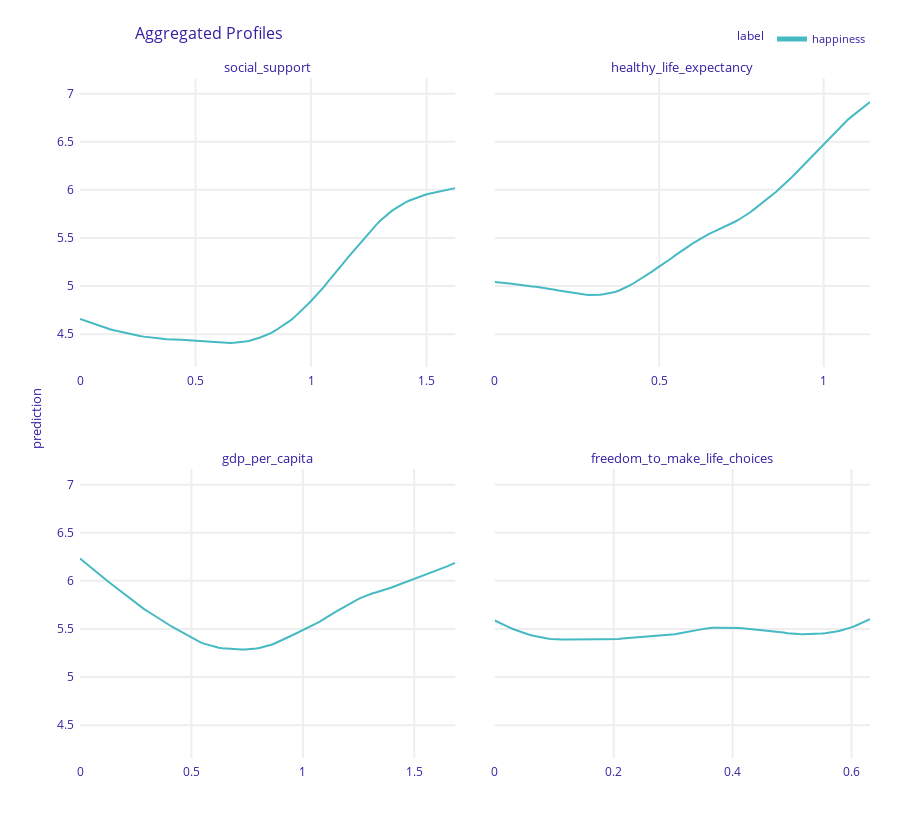

Notebook code cell kept with this figure:
### Code cell
explainer.model_profile().plot(variables=['social_support', 'healthy_life_expectancy',
                                          'gdp_per_capita', 'freedom_to_make_life_choices'])

### Figure 1 — Plotly figure (JSON) as saved in the notebook; plotly's stock layout.template omitted (floating-point values rounded to 4 significant figures; data arrays with more than 128 entries replaced by an {"elided": "..."} marker saying what was removed)
{"data": [{"customdata": {"elided": "101x3 mixed values"}, "hovertemplate": "<b>%{hovertext}</b><br><br>prediction=%{y:.3f}<br>mean_prediction=%{customdata[0]:.3f}<extra></extra>", "hovertext": ["happiness", "happiness", "happiness", "happiness", "happiness", "happiness", "happiness", "happiness", "happiness", "happiness", "happiness", "happiness", "happiness", "happiness", "happiness", "happiness", "happiness", "happiness", "happiness", "happiness", "happiness", "happiness", "happiness", "happiness", "happiness", "happiness", "happiness", "happiness", "happiness", "happiness", "happiness", "happiness", "happiness", "happiness", "happiness", "happiness", "happiness", "happiness", "happiness", "happiness", "happiness", "happiness", "happiness", "happiness", "happiness", "happiness", "happiness", "happiness", "happiness", "happiness", "happiness", "happiness", "happiness", "happiness", "happiness", "happiness", "happiness", "happiness", "happiness", "happiness", "happiness", "happiness", "happiness", "happiness", "happiness", "happiness", "happiness", "happiness", "happiness", "happiness", "happiness", "happiness", "happiness", "happiness", "happiness", "happiness", "happiness", "happiness", "happiness", "happiness", "happiness", "happiness", "happiness", "happiness", "happiness", "happiness", "happiness", "happiness", "happiness", "happiness", "happiness", "happiness", "happiness", "happiness", "happiness", "happiness", "happiness", "happiness", "happiness", "happiness", "happiness"], "legendgroup": "happiness", "line": {"color": "#46bac2", "dash": "solid", "width": 2}, "marker": {"symbol": "circle"}, "mode": "lines", "name": "happiness", "opacity": 1, "orientation": "v", "showlegend": true, "type": "scatter", "x": [0, 0.01624, 0.03248, 0.04872, 0.06496, 0.0812, 0.09744, 0.1137, 0.1299, 0.1462, 0.1624, 0.1786, 0.1949, 0.2111, 0.2274, 0.2436, 0.2598, 0.2761, 0.2923, 0.3086, 0.3248, 0.341, 0.3573, 0.3735, 0.3898, 0.406, 0.4222, 0.4385, 0.4547, 0.471, 0.4872, 0.5034, 0.5197, 0.5359, 0.5522, 0.5684, 0.5846, 0.6009, 0.6171, 0.6334, 0.6496, 0.6658, 0.6821, 0.6983, 0.7146, 0.7308, 0.747, 0.7633, 0.7795, 0.7958, 0.812, 0.8282, 0.8445, 0.8607, 0.877, 0.8932, 0.9094, 0.9257, 0.9419, 0.9582, 0.9744, 0.9906, 1.007, 1.023, 1.039, 1.056, 1.072, 1.088, 1.104, 1.121, 1.137, 1.153, 1.169, 1.186, 1.202, 1.218, 1.234, 1.25, 1.267, 1.283, 1.299, 1.315, 1.332, 1.348, 1.364, 1.38, 1.397, 1.413, 1.429, 1.445, 1.462, 1.478, 1.494, 1.51, 1.527, 1.543, 1.559, 1.575, 1.592, 1.608, 1.624], "xaxis": "x3", "y": [4.657, 4.643, 4.63, 4.616, 4.602, 4.588, 4.574, 4.562, 4.551, 4.541, 4.532, 4.522, 4.513, 4.504, 4.496, 4.489, 4.481, 4.474, 4.468, 4.463, 4.459, 4.455, 4.451, 4.447, 4.444, 4.443, 4.442, 4.441, 4.439, 4.436, 4.433, 4.427, 4.424, 4.42, 4.418, 4.416, 4.414, 4.411, 4.409, 4.409, 4.409, 4.411, 4.414, 4.417, 4.423, 4.43, 4.44, 4.451, 4.466, 4.481, 4.496, 4.514, 4.536, 4.559, 4.584, 4.611, 4.64, 4.672, 4.707, 4.742, 4.781, 4.821, 4.862, 4.903, 4.946, 4.991, 5.04, 5.089, 5.138, 5.185, 5.23, 5.277, 5.324, 5.37, 5.417, 5.464, 5.509, 5.552, 5.596, 5.639, 5.679, 5.716, 5.747, 5.778, 5.805, 5.831, 5.855, 5.875, 5.892, 5.908, 5.924, 5.938, 5.949, 5.959, 5.967, 5.975, 5.983, 5.991, 5.999, 6.008, 6.018], "yaxis": "y3"}, {"customdata": {"elided": "101x3 mixed values"}, "hovertemplate": "<b>%{hovertext}</b><br><br>prediction=%{y:.3f}<br>mean_prediction=%{customdata[0]:.3f}<extra></extra>", "hovertext": ["happiness", "happiness", "happiness", "happiness", "happiness", "happiness", "happiness", "happiness", "happiness", "happiness", "happiness", "happiness", "happiness", "happiness", "happiness", "happiness", "happiness", "happiness", "happiness", "happiness", "happiness", "happiness", "happiness", "happiness", "happiness", "happiness", "happiness", "happiness", "happiness", "happiness", "happiness", "happiness", "happiness", "happiness", "happiness", "happiness", "happiness", "happiness", "happiness", "happiness", "happiness", "happiness", "happiness", "happiness", "happiness", "happiness", "happiness", "happiness", "happiness", "happiness", "happiness", "happiness", "happiness", "happiness", "happiness", "happiness", "happiness", "happiness", "happiness", "happiness", "happiness", "happiness", "happiness", "happiness", "happiness", "happiness", "happiness", "happiness", "happiness", "happiness", "happiness", "happiness", "happiness", "happiness", "happiness", "happiness", "happiness", "happiness", "happiness", "happiness", "happiness", "happiness", "happiness", "happiness", "happiness", "happiness", "happiness", "happiness", "happiness", "happiness", "happiness", "happiness", "happiness", "happiness", "happiness", "happiness", "happiness", "happiness", "happiness", "happiness", "happiness"], "legendgroup": "happiness", "line": {"color": "#46bac2", "dash": "solid", "width": 2}, "marker": {"symbol": "circle"}, "mode": "lines", "name": "happiness", "opacity": 1, "orientation": "v", "showlegend": false, "type": "scatter", "x": [0, 0.01141, 0.02282, 0.03423, 0.04564, 0.05705, 0.06846, 0.07987, 0.09128, 0.1027, 0.1141, 0.1255, 0.1369, 0.1483, 0.1597, 0.1711, 0.1826, 0.194, 0.2054, 0.2168, 0.2282, 0.2396, 0.251, 0.2624, 0.2738, 0.2853, 0.2967, 0.3081, 0.3195, 0.3309, 0.3423, 0.3537, 0.3651, 0.3765, 0.3879, 0.3993, 0.4108, 0.4222, 0.4336, 0.445, 0.4564, 0.4678, 0.4792, 0.4906, 0.502, 0.5134, 0.5249, 0.5363, 0.5477, 0.5591, 0.5705, 0.5819, 0.5933, 0.6047, 0.6161, 0.6276, 0.639, 0.6504, 0.6618, 0.6732, 0.6846, 0.696, 0.7074, 0.7188, 0.7302, 0.7417, 0.7531, 0.7645, 0.7759, 0.7873, 0.7987, 0.8101, 0.8215, 0.8329, 0.8443, 0.8558, 0.8672, 0.8786, 0.89, 0.9014, 0.9128, 0.9242, 0.9356, 0.947, 0.9584, 0.9698, 0.9813, 0.9927, 1.004, 1.015, 1.027, 1.038, 1.05, 1.061, 1.073, 1.084, 1.095, 1.107, 1.118, 1.13, 1.141], "xaxis": "x4", "y": [5.043, 5.041, 5.038, 5.033, 5.027, 5.021, 5.015, 5.01, 5.005, 5.0, 4.995, 4.992, 4.987, 4.981, 4.974, 4.968, 4.962, 4.954, 4.947, 4.941, 4.935, 4.928, 4.922, 4.917, 4.912, 4.908, 4.906, 4.906, 4.909, 4.914, 4.92, 4.927, 4.937, 4.951, 4.968, 4.985, 5.006, 5.029, 5.053, 5.077, 5.101, 5.126, 5.153, 5.181, 5.206, 5.232, 5.258, 5.286, 5.316, 5.345, 5.371, 5.397, 5.422, 5.449, 5.474, 5.497, 5.518, 5.539, 5.558, 5.576, 5.592, 5.608, 5.627, 5.648, 5.668, 5.689, 5.712, 5.737, 5.764, 5.794, 5.825, 5.854, 5.884, 5.914, 5.946, 5.981, 6.016, 6.05, 6.086, 6.125, 6.165, 6.205, 6.246, 6.286, 6.328, 6.37, 6.412, 6.451, 6.489, 6.528, 6.57, 6.61, 6.65, 6.689, 6.725, 6.758, 6.788, 6.818, 6.848, 6.88, 6.912], "yaxis": "y4"}, {"customdata": {"elided": "101x3 mixed values"}, "hovertemplate": "<b>%{hovertext}</b><br><br>prediction=%{y:.3f}<br>mean_prediction=%{customdata[0]:.3f}<extra></extra>", "hovertext": ["happiness", "happiness", "happiness", "happiness", "happiness", "happiness", "happiness", "happiness", "happiness", "happiness", "happiness", "happiness", "happiness", "happiness", "happiness", "happiness", "happiness", "happiness", "happiness", "happiness", "happiness", "happiness", "happiness", "happiness", "happiness", "happiness", "happiness", "happiness", "happiness", "happiness", "happiness", "happiness", "happiness", "happiness", "happiness", "happiness", "happiness", "happiness", "happiness", "happiness", "happiness", "happiness", "happiness", "happiness", "happiness", "happiness", "happiness", "happiness", "happiness", "happiness", "happiness", "happiness", "happiness", "happiness", "happiness", "happiness", "happiness", "happiness", "happiness", "happiness", "happiness", "happiness", "happiness", "happiness", "happiness", "happiness", "happiness", "happiness", "happiness", "happiness", "happiness", "happiness", "happiness", "happiness", "happiness", "happiness", "happiness", "happiness", "happiness", "happiness", "happiness", "happiness", "happiness", "happiness", "happiness", "happiness", "happiness", "happiness", "happiness", "happiness", "happiness", "happiness", "happiness", "happiness", "happiness", "happiness", "happiness", "happiness", "happiness", "happiness", "happiness"], "legendgroup": "happiness", "line": {"color": "#46bac2", "dash": "solid", "width": 2}, "marker": {"symbol": "circle"}, "mode": "lines", "name": "happiness", "opacity": 1, "orientation": "v", "showlegend": false, "type": "scatter", "x": [0, 0.01684, 0.03368, 0.05052, 0.06736, 0.0842, 0.101, 0.1179, 0.1347, 0.1516, 0.1684, 0.1852, 0.2021, 0.2189, 0.2358, 0.2526, 0.2694, 0.2863, 0.3031, 0.32, 0.3368, 0.3536, 0.3705, 0.3873, 0.4042, 0.421, 0.4378, 0.4547, 0.4715, 0.4884, 0.5052, 0.522, 0.5389, 0.5557, 0.5726, 0.5894, 0.6062, 0.6231, 0.6399, 0.6568, 0.6736, 0.6904, 0.7073, 0.7241, 0.741, 0.7578, 0.7746, 0.7915, 0.8083, 0.8252, 0.842, 0.8588, 0.8757, 0.8925, 0.9094, 0.9262, 0.943, 0.9599, 0.9767, 0.9936, 1.01, 1.027, 1.044, 1.061, 1.078, 1.095, 1.111, 1.128, 1.145, 1.162, 1.179, 1.196, 1.212, 1.229, 1.246, 1.263, 1.28, 1.297, 1.314, 1.33, 1.347, 1.364, 1.381, 1.398, 1.415, 1.431, 1.448, 1.465, 1.482, 1.499, 1.516, 1.532, 1.549, 1.566, 1.583, 1.6, 1.617, 1.633, 1.65, 1.667, 1.684], "xaxis": "x", "y": [6.232, 6.199, 6.166, 6.133, 6.102, 6.07, 6.039, 6.008, 5.978, 5.947, 5.917, 5.887, 5.857, 5.825, 5.793, 5.763, 5.734, 5.709, 5.684, 5.658, 5.631, 5.607, 5.582, 5.558, 5.536, 5.514, 5.492, 5.47, 5.447, 5.422, 5.399, 5.378, 5.362, 5.347, 5.335, 5.323, 5.313, 5.304, 5.299, 5.295, 5.292, 5.287, 5.286, 5.286, 5.287, 5.289, 5.292, 5.296, 5.304, 5.314, 5.323, 5.336, 5.351, 5.368, 5.384, 5.403, 5.424, 5.442, 5.461, 5.478, 5.494, 5.513, 5.535, 5.558, 5.579, 5.601, 5.626, 5.652, 5.675, 5.698, 5.722, 5.743, 5.765, 5.787, 5.807, 5.826, 5.843, 5.858, 5.871, 5.881, 5.892, 5.904, 5.917, 5.931, 5.946, 5.959, 5.973, 5.986, 5.999, 6.013, 6.027, 6.043, 6.059, 6.073, 6.088, 6.104, 6.121, 6.137, 6.153, 6.17, 6.187], "yaxis": "y"}, {"customdata": {"elided": "101x3 mixed values"}, "hovertemplate": "<b>%{hovertext}</b><br><br>prediction=%{y:.3f}<br>mean_prediction=%{customdata[0]:.3f}<extra></extra>", "hovertext": ["happiness", "happiness", "happiness", "happiness", "happiness", "happiness", "happiness", "happiness", "happiness", "happiness", "happiness", "happiness", "happiness", "happiness", "happiness", "happiness", "happiness", "happiness", "happiness", "happiness", "happiness", "happiness", "happiness", "happiness", "happiness", "happiness", "happiness", "happiness", "happiness", "happiness", "happiness", "happiness", "happiness", "happiness", "happiness", "happiness", "happiness", "happiness", "happiness", "happiness", "happiness", "happiness", "happiness", "happiness", "happiness", "happiness", "happiness", "happiness", "happiness", "happiness", "happiness", "happiness", "happiness", "happiness", "happiness", "happiness", "happiness", "happiness", "happiness", "happiness", "happiness", "happiness", "happiness", "happiness", "happiness", "happiness", "happiness", "happiness", "happiness", "happiness", "happiness", "happiness", "happiness", "happiness", "happiness", "happiness", "happiness", "happiness", "happiness", "happiness", "happiness", "happiness", "happiness", "happiness", "happiness", "happiness", "happiness", "happiness", "happiness", "happiness", "happiness", "happiness", "happiness", "happiness", "happiness", "happiness", "happiness", "happiness", "happiness", "happiness", "happiness"], "legendgroup": "happiness", "line": {"color": "#46bac2", "dash": "solid", "width": 2}, "marker": {"symbol": "circle"}, "mode": "lines", "name": "happiness", "opacity": 1, "orientation": "v", "showlegend": false, "type": "scatter", "x": [0, 0.00631, 0.01262, 0.01893, 0.02524, 0.03155, 0.03786, 0.04417, 0.05048, 0.05679, 0.0631, 0.06941, 0.07572, 0.08203, 0.08834, 0.09465, 0.101, 0.1073, 0.1136, 0.1199, 0.1262, 0.1325, 0.1388, 0.1451, 0.1514, 0.1578, 0.1641, 0.1704, 0.1767, 0.183, 0.1893, 0.1956, 0.2019, 0.2082, 0.2145, 0.2208, 0.2272, 0.2335, 0.2398, 0.2461, 0.2524, 0.2587, 0.265, 0.2713, 0.2776, 0.2839, 0.2903, 0.2966, 0.3029, 0.3092, 0.3155, 0.3218, 0.3281, 0.3344, 0.3407, 0.347, 0.3534, 0.3597, 0.366, 0.3723, 0.3786, 0.3849, 0.3912, 0.3975, 0.4038, 0.4101, 0.4165, 0.4228, 0.4291, 0.4354, 0.4417, 0.448, 0.4543, 0.4606, 0.4669, 0.4732, 0.4796, 0.4859, 0.4922, 0.4985, 0.5048, 0.5111, 0.5174, 0.5237, 0.53, 0.5363, 0.5427, 0.549, 0.5553, 0.5616, 0.5679, 0.5742, 0.5805, 0.5868, 0.5931, 0.5994, 0.6058, 0.6121, 0.6184, 0.6247, 0.631], "xaxis": "x2", "y": [5.588, 5.568, 5.549, 5.531, 5.514, 5.497, 5.481, 5.467, 5.454, 5.443, 5.433, 5.424, 5.415, 5.408, 5.401, 5.396, 5.393, 5.391, 5.389, 5.389, 5.39, 5.392, 5.393, 5.395, 5.395, 5.394, 5.395, 5.394, 5.392, 5.392, 5.391, 5.391, 5.393, 5.396, 5.4, 5.403, 5.406, 5.409, 5.411, 5.414, 5.418, 5.422, 5.426, 5.427, 5.427, 5.429, 5.432, 5.438, 5.446, 5.454, 5.462, 5.469, 5.477, 5.485, 5.49, 5.495, 5.502, 5.509, 5.511, 5.514, 5.514, 5.514, 5.515, 5.515, 5.513, 5.511, 5.507, 5.503, 5.502, 5.498, 5.493, 5.489, 5.486, 5.484, 5.481, 5.477, 5.471, 5.463, 5.456, 5.451, 5.448, 5.447, 5.445, 5.445, 5.446, 5.448, 5.45, 5.452, 5.456, 5.46, 5.466, 5.473, 5.482, 5.492, 5.503, 5.517, 5.531, 5.547, 5.564, 5.583, 5.603], "yaxis": "y2"}], "layout": {"annotations": [{"font": {"size": 13}, "showarrow": false, "text": "gdp_per_capita", "x": 0.2375, "xanchor": "center", "xref": "paper", "y": 0.425, "yanchor": "bottom", "yref": "paper"}, {"font": {"size": 13}, "showarrow": false, "text": "freedom_to_make_life_choices", "x": 0.7625, "xanchor": "center", "xref": "paper", "y": 0.425, "yanchor": "bottom", "yref": "paper"}, {"font": {"size": 13}, "showarrow": false, "text": "social_support", "x": 0.2375, "xanchor": "center", "xref": "paper", "y": 1, "yanchor": "bottom", "yref": "paper"}, {"font": {"size": 13}, "showarrow": false, "text": "healthy_life_expectancy", "x": 0.7625, "xanchor": "center", "xref": "paper", "y": 1, "yanchor": "bottom", "yref": "paper"}, {"font": {"size": 13}, "showarrow": false, "text": "prediction", "textangle": -90, "x": -0.07, "xref": "paper", "y": 0.5, "yref": "paper"}], "font": {"color": "#371ea3"}, "height": 829, "hovermode": "x unified", "legend": {"font": {"size": 11}, "itemsizing": "constant", "orientation": "h", "title": {"font": {"size": 12}, "text": "label"}, "tracegroupgap": 0, "x": 1, "xanchor": "right", "y": 1.036, "yanchor": "bottom"}, "margin": {"b": 71, "r": 30, "t": 78}, "title": {"font": {"size": 16}, "text": "Aggregated Profiles", "x": 0.15}, "xaxis": {"anchor": "y", "automargin": true, "domain": [0, 0.475], "fixedrange": true, "gridwidth": 2, "showticklabels": true, "tickcolor": "white", "ticklen": 3, "ticks": "outside", "title": {"text": ""}, "type": "linear", "zeroline": false}, "xaxis2": {"anchor": "y2", "automargin": true, "domain": [0.525, 1], "fixedrange": true, "gridwidth": 2, "showticklabels": true, "tickcolor": "white", "ticklen": 3, "ticks": "outside", "title": {"text": ""}, "type": "linear", "zeroline": false}, "xaxis3": {"anchor": "y3", "automargin": true, "domain": [0, 0.475], "fixedrange": true, "gridwidth": 2, "showticklabels": true, "tickcolor": "white", "ticklen": 3, "ticks": "outside", "title": {"text": ""}, "type": "linear", "zeroline": false}, "xaxis4": {"anchor": "y4", "automargin": true, "domain": [0.525, 1], "fixedrange": true, "gridwidth": 2, "showticklabels": true, "tickcolor": "white", "ticklen": 3, "ticks": "outside", "title": {"text": ""}, "type": "linear", "zeroline": false}, "yaxis": {"anchor": "x", "automargin": true, "domain": [0, 0.425], "fixedrange": true, "gridwidth": 2, "range": [4.159, 7.162], "tickcolor": "white", "ticklen": 3, "ticks": "outside", "title": {"text": ""}, "type": "linear", "zeroline": false}, "yaxis2": {"anchor": "x2", "automargin": true, "domain": [0, 0.425], "fixedrange": true, "gridwidth": 2, "matches": "y", "range": [4.159, 7.162], "showticklabels": false, "tickcolor": "white", "ticklen": 3, "ticks": "outside", "title": {"text": ""}, "type": "linear", "zeroline": false}, "yaxis3": {"anchor": "x3", "automargin": true, "domain": [0.575, 1], "fixedrange": true, "gridwidth": 2, "matches": "y", "range": [4.159, 7.162], "tickcolor": "white", "ticklen": 3, "ticks": "outside", "title": {"text": ""}, "type": "linear", "zeroline": false}, "yaxis4": {"anchor": "x4", "automargin": true, "domain": [0.575, 1], "fixedrange": true, "gridwidth": 2, "matches": "y", "range": [4.159, 7.162], "showticklabels": false, "tickcolor": "white", "ticklen": 3, "ticks": "outside", "title": {"text": ""}, "type": "linear", "zeroline": false}}}
